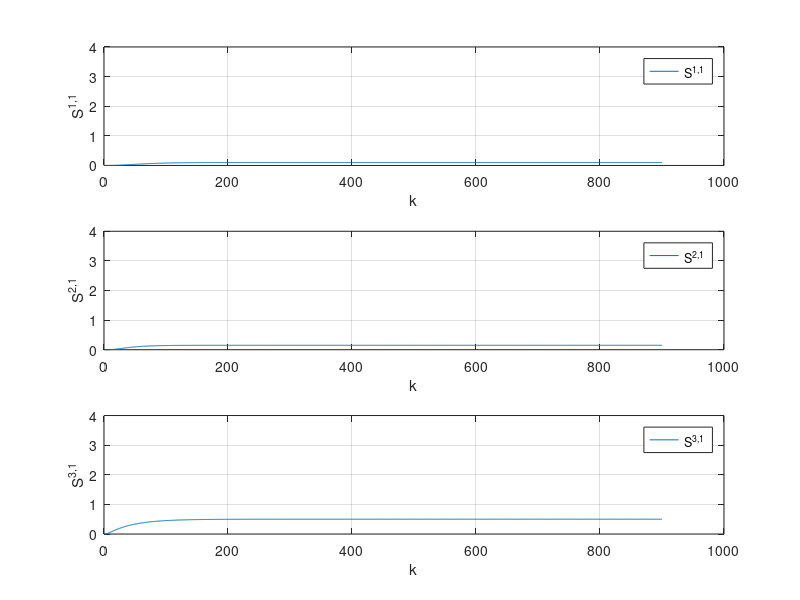

This figure's MATLAB source: (Note: this script raises an error after producing the figure.)
addpath('../matlab2tikz-master/src/');
outputFile = '../Wykresy_tex/proj_zadanie2u1.tex';

y1 = dlmread('zad2_y1_u1.csv','\t');
y2 = dlmread('zad2_y2_u1.csv','\t');
y3 = dlmread('zad2_y3_u1.csv','\t');
%u1 = dlmread('zad1_u1.csv','\t');
%u2 = dlmread('zad1_u2.csv','\t');
%u3 = dlmread('zad1_u3.csv','\t');
%u4 = dlmread('zad1_u4.csv','\t');

%%z = dlmread('zad6_z_best_nie_licz_zakl.csv','\t');
%x = 1:length(x);

% figure(1);
% 
% 
% subplot(4,1, 1);
% plot(u1);
%  ylabel('u_1');
%  xlabel('k');
% grid on;
% 
% subplot(4,1, 2);
% plot(u2);
% ylabel('u_2');
%  xlabel('k');
% grid on;
% 
% subplot(4,1, 3);
% plot(u3);
% ylabel('u_3');
%  xlabel('k');
% grid on;
% 
% subplot(4,1, 4);
% plot(u4);
% ylabel('u_4');
%  xlabel('k');
% grid on;

figure(2);

title('y');

subplot(3,1, 1);
plot(y1);
ylabel('S^1^,^1');
xlabel('k');
legend('S^1^,^1', 'Location', 'NorthEast');
grid on;
ylim([0 4]);


subplot(3,1, 2);
plot(y2);
ylabel('S^2^,^1');
xlabel('k');
legend('S^2^,^1', 'Location', 'NorthEast');
grid on;
ylim([0 4]);

subplot(3,1, 3);

plot(y3);
legend('y3', 'Location', 'NorthEast');
ylabel('S^3^,^1');
xlabel('k');
legend('S^3^,^1', 'Location', 'NorthEast');
grid on;
ylim([0 4]);
%box on;

% subplot(,1, 2);
% hold on;
% %stairs(x,u);
% plot(x,u);
% plot(x,u1);
% plot(x,u2);
% plot(x,u3);
% plot(x,u4);
% xlim([min(x) max(x)]);
% %title('u');
% %xlabel('k');
% ylabel('u');
% legend('u', 'Location', 'NorthEast');
% grid on;
% box on;

% subplot(3,1, 3);
% hold on;
% stairs(x,z);
% xlim([min(x) max(x)]);
% %title('z');
% xlabel('k');
% ylabel('z');
% legend('z', 'Location', 'NorthEast');
% grid on;
% box on;

% dwie linijki poni�ej zapewniaj� poprawne ustawienie wykresu w pdf-ie
% oraz pozwalaj� nazwa� wykres pod spodem
%beforeFigure = [sprintf('\\begin{figure}[H] \n\\centering')];
%afterFigure = [sprintf('\\caption{%s}\n\\end{figure}', title)];

matlab2tikz(outputFile, ...
    'showInfo', false, ...
    'encoding', 'UTF-8');
%    'extraCode', beforeFigure, ...
%    'extraCodeAtEnd', afterFigure);
hold off;
%close(1)
